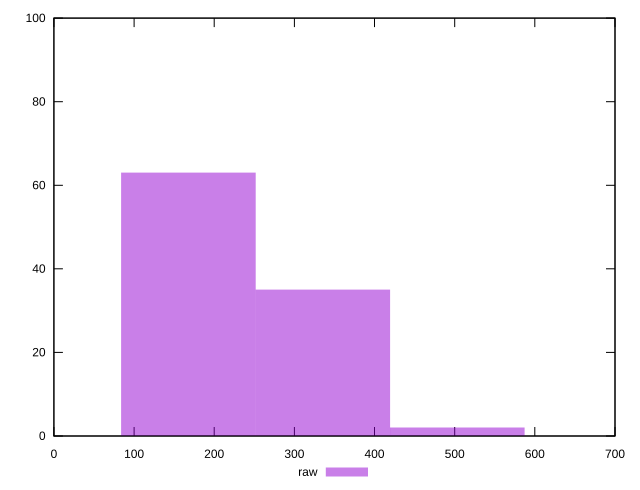

Write the gnuplot code that produced this figure.
reset
set terminal svg size 640, 490
set output "reprap/uses-http2/samples/pages+cached+nointeractive/raw/histogram.svg"

$raw <<EOF
166.68692392623845 63
333.3738478524769 35
500.0607717787153 2
EOF

set key outside below
set boxwidth 166.68692392623845
set yrange [0:100]
set style fill transparent solid 0.5 noborder

plot \
  $raw title "raw" with boxes, \


reset
